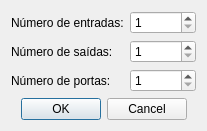
<?xml version="1.0" encoding="UTF-8"?>
<ui version="4.0">
 <class>NewCircuito</class>
 <widget class="QDialog" name="NewCircuito">
  <property name="geometry">
   <rect>
    <x>0</x>
    <y>0</y>
    <width>207</width>
    <height>122</height>
   </rect>
  </property>
  <property name="windowTitle">
   <string>Novo circuito</string>
  </property>
  <layout class="QVBoxLayout" name="verticalLayout">
   <item>
    <layout class="QGridLayout" name="gridLayout">
     <item row="0" column="0">
      <widget class="QLabel" name="labelNumIn">
       <property name="text">
        <string>Número de entradas:</string>
       </property>
      </widget>
     </item>
     <item row="0" column="1">
      <widget class="QSpinBox" name="spinNumIn">
       <property name="minimum">
        <number>1</number>
       </property>
      </widget>
     </item>
     <item row="1" column="0">
      <widget class="QLabel" name="labelNumOut">
       <property name="text">
        <string>Número de saídas:</string>
       </property>
      </widget>
     </item>
     <item row="1" column="1">
      <widget class="QSpinBox" name="spinNumOut">
       <property name="minimum">
        <number>1</number>
       </property>
      </widget>
     </item>
     <item row="2" column="0">
      <widget class="QLabel" name="labelNumPortas">
       <property name="text">
        <string>Número de portas:</string>
       </property>
      </widget>
     </item>
     <item row="2" column="1">
      <widget class="QSpinBox" name="spinNumPortas">
       <property name="minimum">
        <number>1</number>
       </property>
      </widget>
     </item>
    </layout>
   </item>
   <item>
    <widget class="QDialogButtonBox" name="buttonBox">
     <property name="orientation">
      <enum>Qt::Horizontal</enum>
     </property>
     <property name="standardButtons">
      <set>QDialogButtonBox::Cancel|QDialogButtonBox::Ok</set>
     </property>
     <property name="centerButtons">
      <bool>true</bool>
     </property>
    </widget>
   </item>
  </layout>
 </widget>
 <resources/>
 <connections>
  <connection>
   <sender>buttonBox</sender>
   <signal>accepted()</signal>
   <receiver>NewCircuito</receiver>
   <slot>accept()</slot>
   <hints>
    <hint type="sourcelabel">
     <x>248</x>
     <y>254</y>
    </hint>
    <hint type="destinationlabel">
     <x>157</x>
     <y>274</y>
    </hint>
   </hints>
  </connection>
  <connection>
   <sender>buttonBox</sender>
   <signal>rejected()</signal>
   <receiver>NewCircuito</receiver>
   <slot>reject()</slot>
   <hints>
    <hint type="sourcelabel">
     <x>316</x>
     <y>260</y>
    </hint>
    <hint type="destinationlabel">
     <x>286</x>
     <y>274</y>
    </hint>
   </hints>
  </connection>
 </connections>
</ui>
